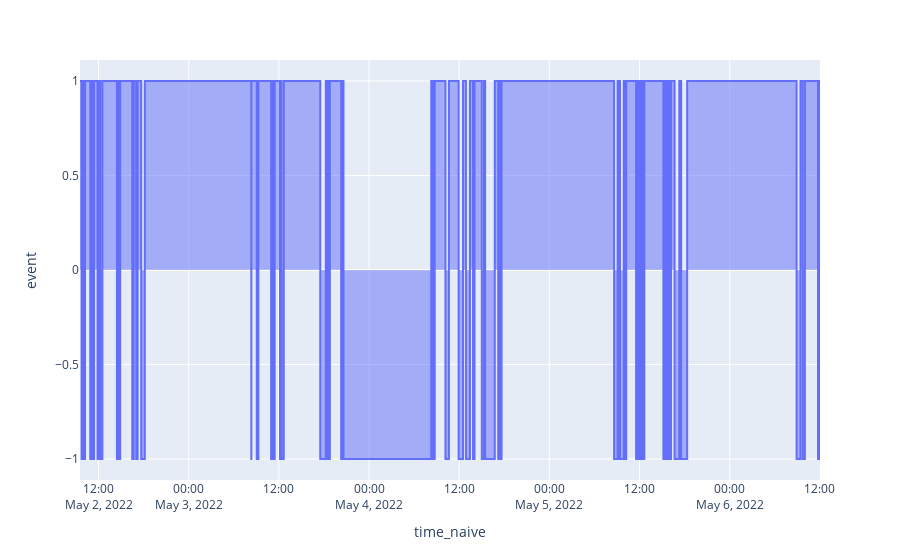

The notebook cell this image was saved under:
### Code cell
import plotly.express as px

fig = px.area(event_df, x='time_naive', y='event', line_shape='hv')
fig.show()

### Figure 1 — Plotly figure (JSON) as saved in the notebook; plotly's stock layout.template omitted (floating-point values rounded to 4 significant figures; data arrays with more than 128 entries replaced by an {"elided": "..."} marker saying what was removed)
{"data": [{"hovertemplate": "time_naive=%{x}<br>event=%{y}<extra></extra>", "legendgroup": "", "line": {"color": "#636efa", "shape": "hv"}, "mode": "lines", "name": "", "orientation": "v", "showlegend": false, "stackgroup": "1", "type": "scatter", "x": {"elided": "145 str values"}, "xaxis": "x", "y": {"elided": "145 int values"}, "yaxis": "y"}], "layout": {"legend": {"tracegroupgap": 0}, "margin": {"t": 60}, "xaxis": {"anchor": "y", "domain": [0, 1], "title": {"text": "time_naive"}}, "yaxis": {"anchor": "x", "domain": [0, 1], "title": {"text": "event"}}}}
